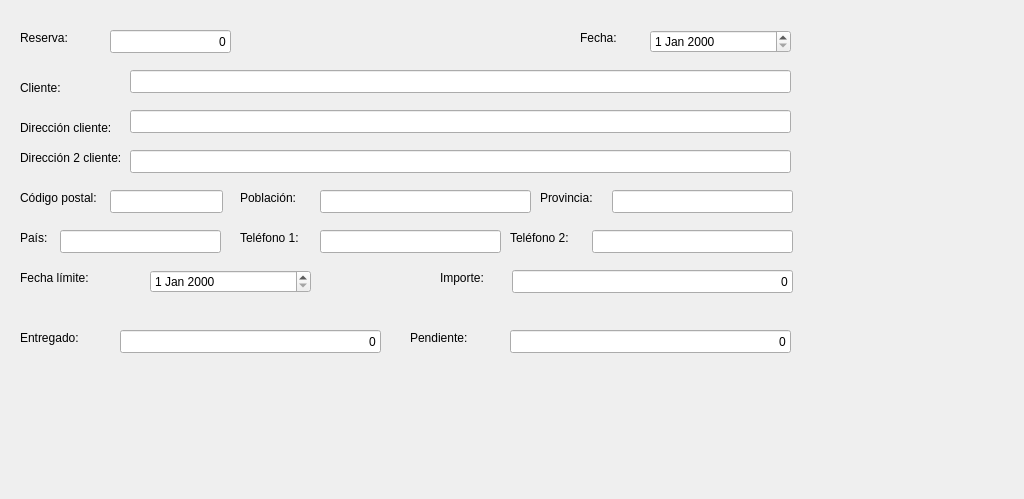
<?xml version="1.0" encoding="UTF-8"?>
<ui version="4.0">
 <class>FrmReservas</class>
 <widget class="QDialog" name="FrmReservas">
  <property name="geometry">
   <rect>
    <x>0</x>
    <y>0</y>
    <width>1024</width>
    <height>499</height>
   </rect>
  </property>
  <property name="windowTitle">
   <string>Dialog</string>
  </property>
  <widget class="QLabel" name="label">
   <property name="geometry">
    <rect>
     <x>20</x>
     <y>30</y>
     <width>54</width>
     <height>15</height>
    </rect>
   </property>
   <property name="text">
    <string>Reserva:</string>
   </property>
  </widget>
  <widget class="QLabel" name="label_2">
   <property name="geometry">
    <rect>
     <x>580</x>
     <y>30</y>
     <width>54</width>
     <height>15</height>
    </rect>
   </property>
   <property name="text">
    <string>Fecha:</string>
   </property>
  </widget>
  <widget class="QLabel" name="txtidcliente">
   <property name="geometry">
    <rect>
     <x>20</x>
     <y>80</y>
     <width>51</width>
     <height>16</height>
    </rect>
   </property>
   <property name="text">
    <string>Cliente:</string>
   </property>
  </widget>
  <widget class="QLineEdit" name="txtiReserva">
   <property name="geometry">
    <rect>
     <x>110</x>
     <y>30</y>
     <width>121</width>
     <height>23</height>
    </rect>
   </property>
   <property name="text">
    <string>0</string>
   </property>
   <property name="alignment">
    <set>Qt::AlignRight|Qt::AlignTrailing|Qt::AlignVCenter</set>
   </property>
  </widget>
  <widget class="QDateEdit" name="txtdFecha">
   <property name="geometry">
    <rect>
     <x>650</x>
     <y>30</y>
     <width>141</width>
     <height>23</height>
    </rect>
   </property>
  </widget>
  <widget class="QLineEdit" name="txtcCliente">
   <property name="geometry">
    <rect>
     <x>130</x>
     <y>70</y>
     <width>661</width>
     <height>23</height>
    </rect>
   </property>
  </widget>
  <widget class="QLineEdit" name="txtcDireccion">
   <property name="geometry">
    <rect>
     <x>130</x>
     <y>110</y>
     <width>661</width>
     <height>23</height>
    </rect>
   </property>
  </widget>
  <widget class="QLabel" name="txtcdirecci">
   <property name="geometry">
    <rect>
     <x>20</x>
     <y>120</y>
     <width>111</width>
     <height>16</height>
    </rect>
   </property>
   <property name="text">
    <string>Dirección cliente:</string>
   </property>
  </widget>
  <widget class="QLabel" name="label_6">
   <property name="geometry">
    <rect>
     <x>20</x>
     <y>150</y>
     <width>121</width>
     <height>16</height>
    </rect>
   </property>
   <property name="text">
    <string>Dirección 2 cliente:</string>
   </property>
  </widget>
  <widget class="QLineEdit" name="txtcDireccion2">
   <property name="geometry">
    <rect>
     <x>130</x>
     <y>150</y>
     <width>661</width>
     <height>23</height>
    </rect>
   </property>
  </widget>
  <widget class="QLineEdit" name="txtcCP">
   <property name="geometry">
    <rect>
     <x>110</x>
     <y>190</y>
     <width>113</width>
     <height>23</height>
    </rect>
   </property>
  </widget>
  <widget class="QLineEdit" name="txtcPoblacion">
   <property name="geometry">
    <rect>
     <x>320</x>
     <y>190</y>
     <width>211</width>
     <height>23</height>
    </rect>
   </property>
  </widget>
  <widget class="QLineEdit" name="txtcProvincia">
   <property name="geometry">
    <rect>
     <x>612</x>
     <y>190</y>
     <width>181</width>
     <height>23</height>
    </rect>
   </property>
  </widget>
  <widget class="QLabel" name="label_7">
   <property name="geometry">
    <rect>
     <x>20</x>
     <y>190</y>
     <width>81</width>
     <height>16</height>
    </rect>
   </property>
   <property name="text">
    <string>Código postal:</string>
   </property>
  </widget>
  <widget class="QLabel" name="label_8">
   <property name="geometry">
    <rect>
     <x>240</x>
     <y>190</y>
     <width>71</width>
     <height>16</height>
    </rect>
   </property>
   <property name="text">
    <string>Población:</string>
   </property>
  </widget>
  <widget class="QLabel" name="label_9">
   <property name="geometry">
    <rect>
     <x>540</x>
     <y>190</y>
     <width>61</width>
     <height>16</height>
    </rect>
   </property>
   <property name="text">
    <string>Provincia:</string>
   </property>
  </widget>
  <widget class="QLabel" name="label_10">
   <property name="geometry">
    <rect>
     <x>20</x>
     <y>230</y>
     <width>41</width>
     <height>16</height>
    </rect>
   </property>
   <property name="text">
    <string>País:</string>
   </property>
  </widget>
  <widget class="QLabel" name="label_11">
   <property name="geometry">
    <rect>
     <x>240</x>
     <y>230</y>
     <width>61</width>
     <height>16</height>
    </rect>
   </property>
   <property name="text">
    <string>Teléfono 1:</string>
   </property>
  </widget>
  <widget class="QLabel" name="label_12">
   <property name="geometry">
    <rect>
     <x>510</x>
     <y>230</y>
     <width>71</width>
     <height>16</height>
    </rect>
   </property>
   <property name="text">
    <string>Teléfono 2:</string>
   </property>
  </widget>
  <widget class="QLineEdit" name="txtcPais">
   <property name="geometry">
    <rect>
     <x>60</x>
     <y>230</y>
     <width>161</width>
     <height>23</height>
    </rect>
   </property>
  </widget>
  <widget class="QLineEdit" name="txtcTelefono1">
   <property name="geometry">
    <rect>
     <x>320</x>
     <y>230</y>
     <width>181</width>
     <height>23</height>
    </rect>
   </property>
  </widget>
  <widget class="QLineEdit" name="txtcTelefono2">
   <property name="geometry">
    <rect>
     <x>592</x>
     <y>230</y>
     <width>201</width>
     <height>23</height>
    </rect>
   </property>
  </widget>
  <widget class="QLabel" name="label_13">
   <property name="geometry">
    <rect>
     <x>20</x>
     <y>270</y>
     <width>81</width>
     <height>16</height>
    </rect>
   </property>
   <property name="text">
    <string>Fecha límite:</string>
   </property>
  </widget>
  <widget class="QDateEdit" name="txtdFechaLimite">
   <property name="geometry">
    <rect>
     <x>150</x>
     <y>270</y>
     <width>161</width>
     <height>23</height>
    </rect>
   </property>
  </widget>
  <widget class="QLabel" name="label_14">
   <property name="geometry">
    <rect>
     <x>440</x>
     <y>270</y>
     <width>61</width>
     <height>16</height>
    </rect>
   </property>
   <property name="text">
    <string>Importe:</string>
   </property>
  </widget>
  <widget class="QLabel" name="label_15">
   <property name="geometry">
    <rect>
     <x>20</x>
     <y>330</y>
     <width>71</width>
     <height>16</height>
    </rect>
   </property>
   <property name="text">
    <string>Entregado:</string>
   </property>
  </widget>
  <widget class="QLabel" name="label_16">
   <property name="geometry">
    <rect>
     <x>410</x>
     <y>330</y>
     <width>71</width>
     <height>16</height>
    </rect>
   </property>
   <property name="text">
    <string>Pendiente:</string>
   </property>
  </widget>
  <widget class="QLineEdit" name="txtrImporte">
   <property name="geometry">
    <rect>
     <x>512</x>
     <y>270</y>
     <width>281</width>
     <height>23</height>
    </rect>
   </property>
   <property name="text">
    <string>0</string>
   </property>
   <property name="alignment">
    <set>Qt::AlignRight|Qt::AlignTrailing|Qt::AlignVCenter</set>
   </property>
  </widget>
  <widget class="QLineEdit" name="txtrEntregado">
   <property name="geometry">
    <rect>
     <x>120</x>
     <y>330</y>
     <width>261</width>
     <height>23</height>
    </rect>
   </property>
   <property name="text">
    <string>0</string>
   </property>
   <property name="alignment">
    <set>Qt::AlignRight|Qt::AlignTrailing|Qt::AlignVCenter</set>
   </property>
  </widget>
  <widget class="QLineEdit" name="txtrPendiente">
   <property name="geometry">
    <rect>
     <x>510</x>
     <y>330</y>
     <width>281</width>
     <height>23</height>
    </rect>
   </property>
   <property name="text">
    <string>0</string>
   </property>
   <property name="alignment">
    <set>Qt::AlignRight|Qt::AlignTrailing|Qt::AlignVCenter</set>
   </property>
  </widget>
 </widget>
 <resources/>
 <connections/>
</ui>
